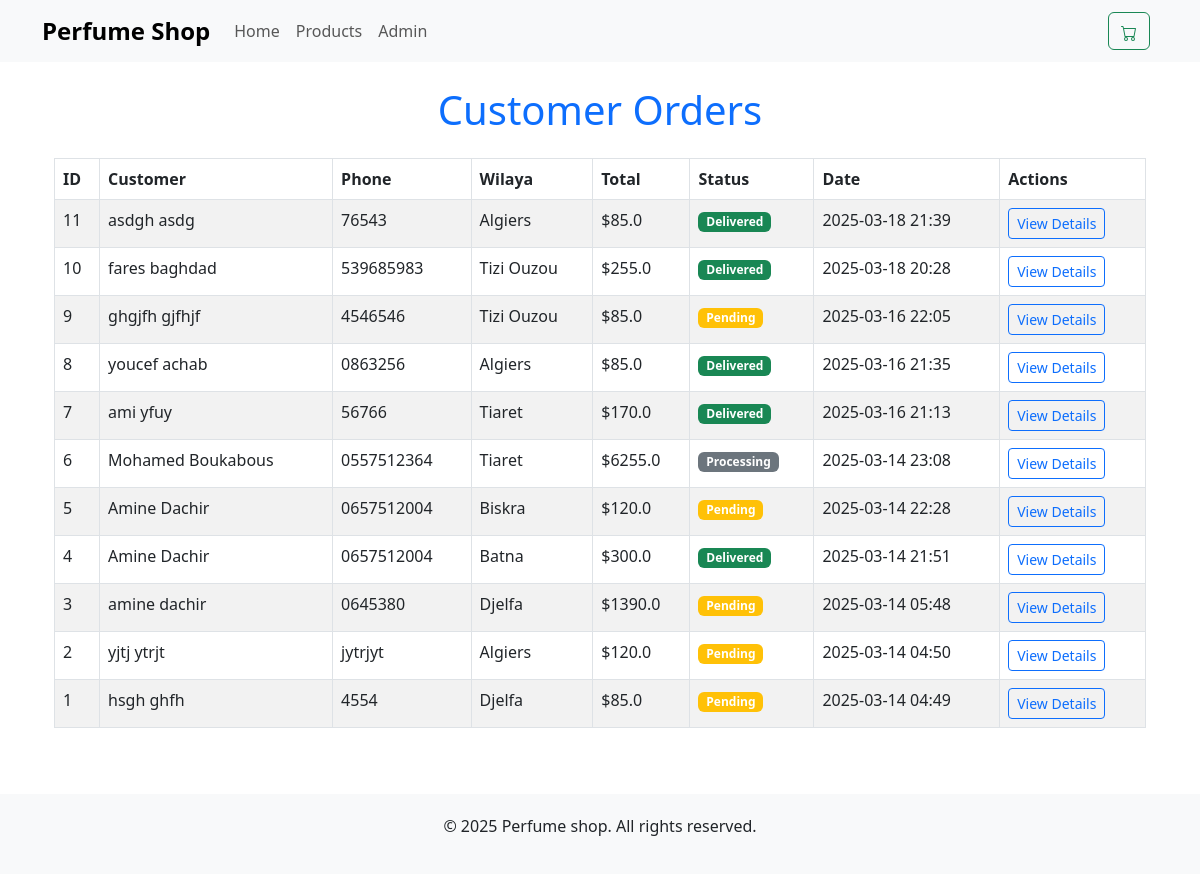
Before: /admin/orders (signed in) with the older database file.
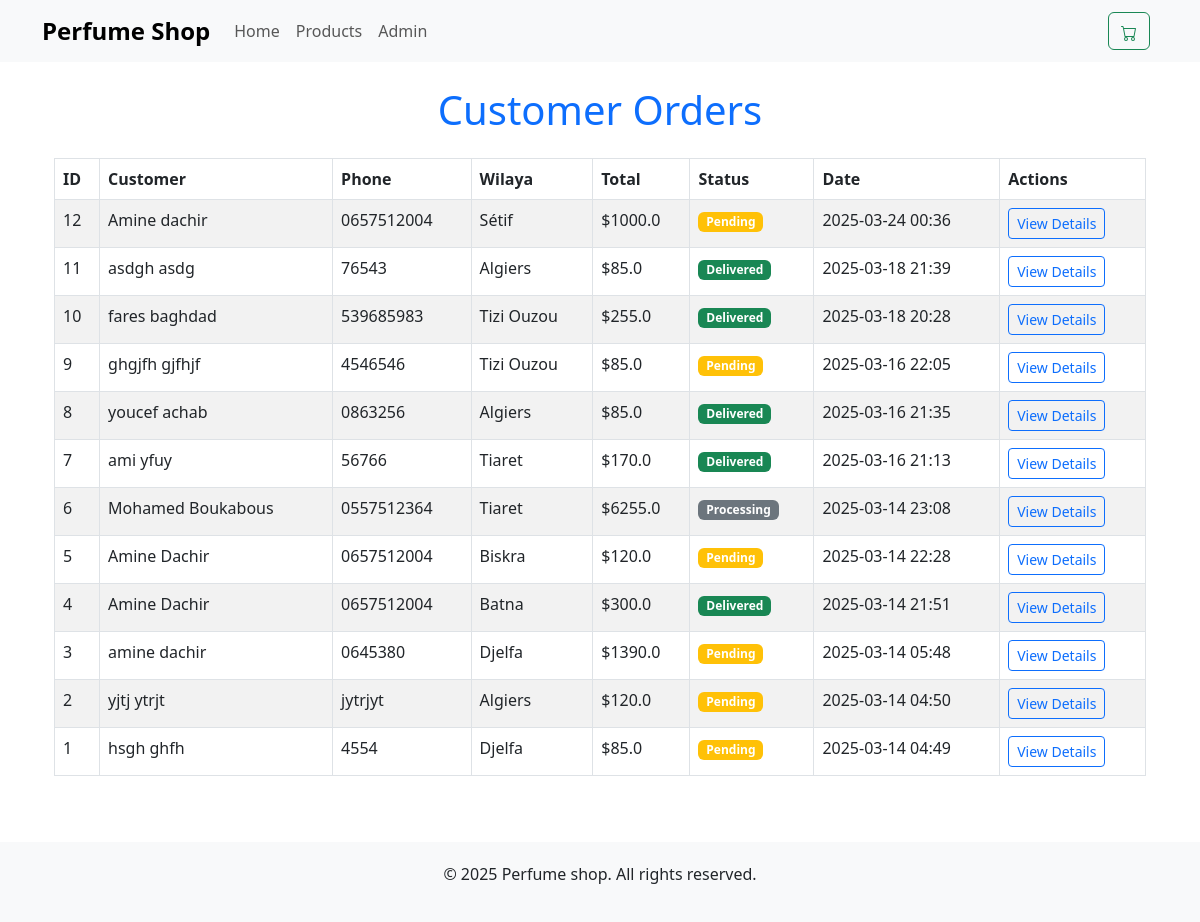
After: the same page with the newer database file.
### app.py (models this page shows)
class Order(db.Model):
    id = db.Column(db.Integer, primary_key=True)
    first_name = db.Column(db.String(50), nullable=False)
    last_name = db.Column(db.String(50), nullable=False)
    phone_number = db.Column(db.String(20), nullable=False)
    wilaya = db.Column(db.String(50), nullable=False)
    status = db.Column(db.String(20), default="Pending")
    total_amount = db.Column(db.Float, nullable=False)
    created_at = db.Column(db.DateTime, default=datetime.utcnow)

### app.py (the view)
@app.route('/admin/orders')
def admin_orders():
    if not session.get('admin_logged_in'):
        flash('Please login first', 'warning')
        return redirect(url_for('admin_login'))
    orders = Order.query.order_by(Order.created_at.desc()).all()
    return render_template('admin_orders.html', orders=orders)

### app.py (called while the page is built)
@app.context_processor
def inject_cart_count():
    def get_cart_count():
        cart = session.get('cart', {})
        return sum(item['quantity'] for item in cart.values())
    return dict(get_cart_count=get_cart_count)

### templates/admin_orders.html (shortened to what this page needs)
{% extends "base.html" %}
{% block content %}
<div class="container mt-4">
    <h1 class="mb-4 text-center text-primary">Customer Orders</h1>
    {% if orders %}
        <div class="table-responsive">
            <table class="table table-striped table-bordered">
                <thead>
                    <tr>
                        <th>ID</th>
                        <th>Customer</th>
                        <th>Phone</th>
                        <th>Wilaya</th>
                        <th>Total</th>
                        <th>Status</th>
                        <th>Date</th>
                        <th>Actions</th>
                    </tr>
                </thead>
                <tbody>
                    {% for order in orders %}
                    <tr>
                        <td>{{ order.id }}</td>
                        <td>{{ order.first_name }} {{ order.last_name }}</td>
                        <td>{{ order.phone_number }}</td>
                        <td>{{ order.wilaya }}</td>
                        <td>${{ order.total_amount }}</td>
                        <td>
                            <span class="badge bg-{% if order.status == 'Pending' %}warning{% elif order.status == 'Shipped' %}info{% elif order.status == 'Delivered' %}success{% else %}secondary{% endif %}">
                                {{ order.status }}
                            </span>
                        </td>
                        <td>{{ order.created_at.strftime('%Y-%m-%d %H:%M') }}</td>
                        <td>
                            <a href="{{ url_for('admin_order_detail', order_id=order.id) }}" class="btn btn-outline-primary btn-sm">
                                View Details
                            </a>
                        </td>
                    </tr>
                    {% endfor %}
                </tbody>
            </table>
        </div>
    {% else %}
        <div class="alert alert-info">No orders have been placed yet.</div>
    {% endif %}
</div>
{% endblock %}

### templates/base.html (shortened to what this page needs)
<!DOCTYPE html>
<html lang="en">
<head>
    <link rel="stylesheet" href="https://cdn.jsdelivr.net/npm/bootstrap@5.3.0/dist/css/bootstrap.min.css">
</head>
<body>
<nav class="navbar navbar-expand-lg navbar-light bg-light">
    <div class="container">
        <a class="navbar-brand" href="{{ url_for('home') }}">Perfume Shop</a>
        <div class="collapse navbar-collapse" id="navbarNav">
            <ul class="navbar-nav me-auto">
                <li class="nav-item">
                    <a class="nav-link" href="{{ url_for('home') }}">Home</a>
                </li>
                <li class="nav-item">
                    <a class="nav-link" href="{{ url_for('products') }}">Products</a>
                </li>
                <li class="nav-item">
                    <a class="nav-link" href="{{ url_for('admin_login') }}">Admin</a>
                </li>
            </ul>
            <div class="d-flex align-items-center">
                <a href="{{ url_for('view_cart') }}" class="btn btn-outline-success position-relative me-2">
                </a>
            </div>
        </div>
    </div>
</nav>
    <div class="container mt-4">
        {% block content %}{% endblock %}
    </div>
    <footer class="text-center">
        <div class="container">
            <p>&copy; 2025 Perfume shop. All rights reserved.</p>
        </div>
    </footer>
</body>
</html>

### templates/base.html (style rules this page uses)
.navbar-brand { font-weight: bold; font-size: 1.5rem; }
footer { margin-top: 50px; padding: 20px 0; background-color: #f8f9fa; }

Changed rows visible on the page:
added Order: id "12", first_name "Amine", last_name "dachir", phone_number "0657512004", wilaya "Sétif", total_amount "1000.0", status "Pending", created_at "2025-03-24 00:36"
